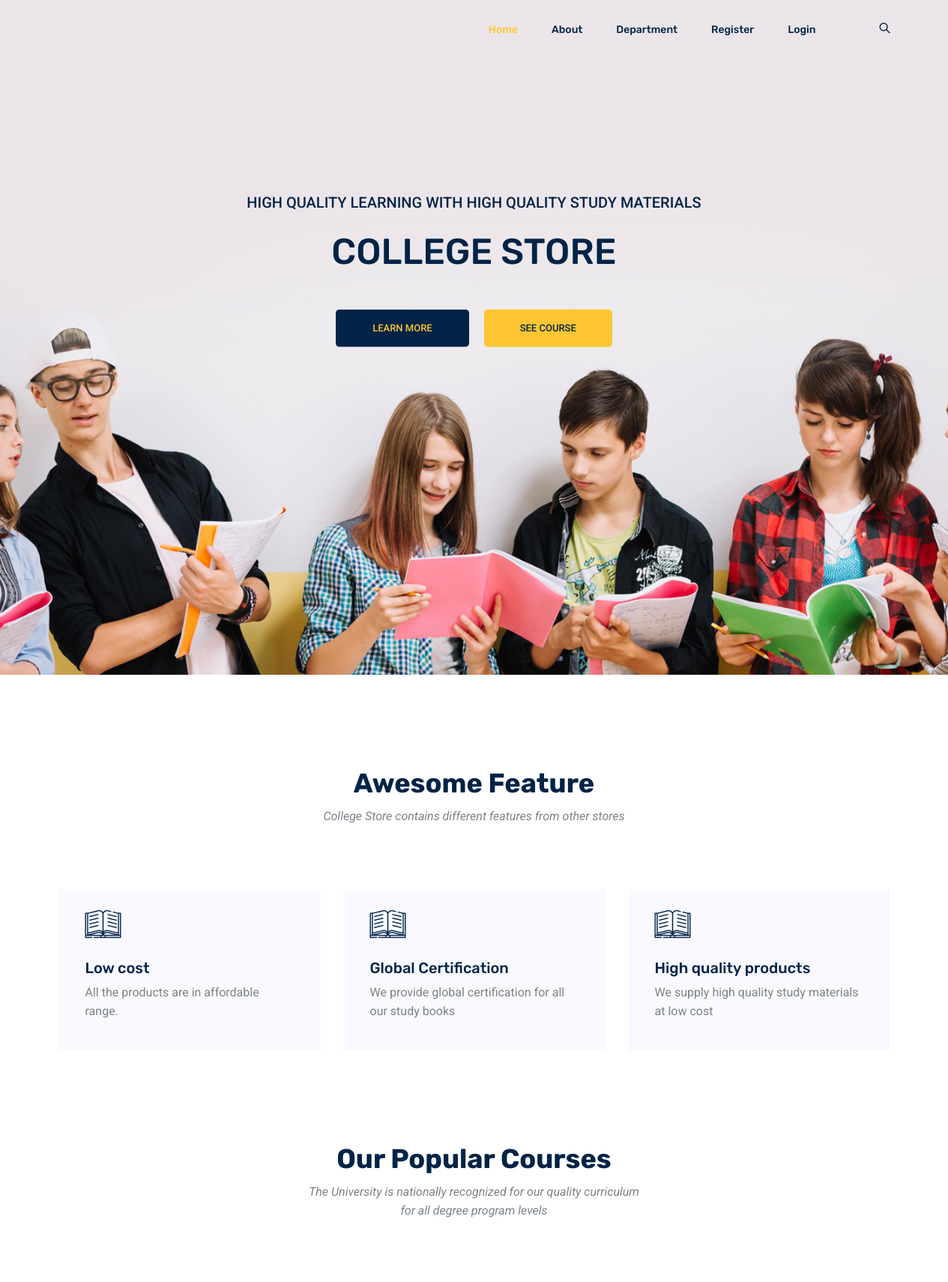
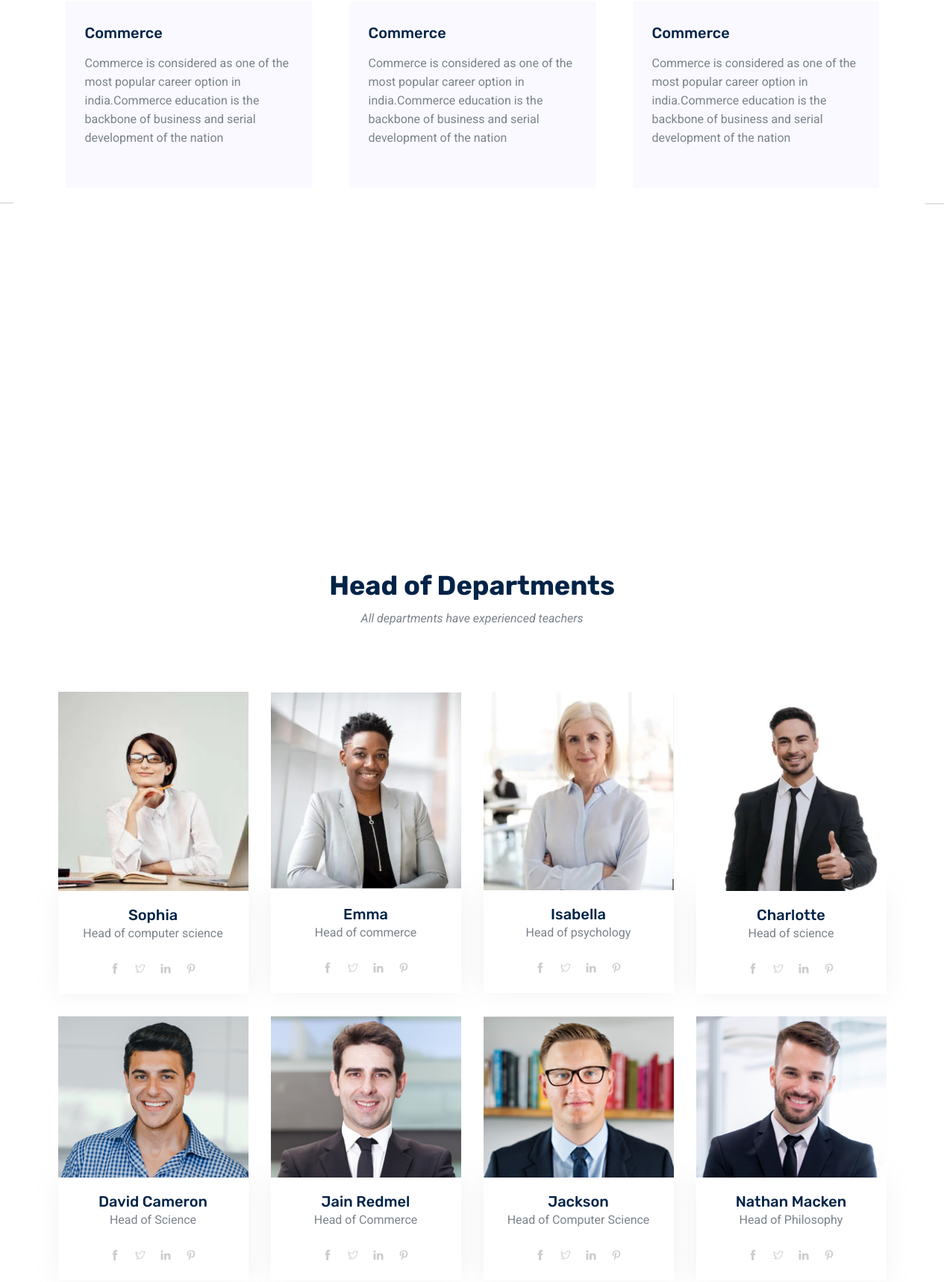
The page / (upper part) on the database its author committed (2 pictures, top to bottom).
### storeapp/models.py (models this page shows, shortened)
class features(models.Model):
    name=models.CharField(max_length=250)
    desptn=models.TextField()

class pcourses(models.Model):
    name = models.CharField(max_length=250)
    img = models.ImageField(upload_to='pics')
    desptn = models.TextField()

class trainers(models.Model):
    name = models.CharField(max_length=250)
    img = models.ImageField(upload_to='pics')
    desptn = models.TextField()

### storeapp/views.py (the view)
# urls.py: path('', views.index, name='index'),
def index(request):
    obj = features.objects.all()
    object = pcourses.objects.all()
    ob=trainers.objects.all()
    ob1=products.objects.all()
    return render(request, "index.html", {'result': obj,'resultt':object,'res':ob,'res1':ob1})

### templates/index.html (shortened to what this page needs)
{% load static %}
<!DOCTYPE html>
<html lang="en">
  <head>
    <link rel="stylesheet" href="{% static 'css/bootstrap.css' %}" />
    <link rel="stylesheet" href="{% static 'css/flaticon.css' %}" />
    <link rel="stylesheet" href="{% static 'css/themify-icons.css' %}" />
    <link rel="stylesheet" href="{% static 'vendors/owl-carousel/owl.carousel.min.css' %}" />
    <link rel="stylesheet" href="{% static 'vendors/nice-select/css/nice-select.css' %}" />
    <link rel="stylesheet" href="{% static 'css/style.css' %}" />
  </head>
  <body>
    <header class="header_area">
      <div class="main_menu">
        <nav class="navbar navbar-expand-lg navbar-light">
          <div class="container">
            <div
              class="collapse navbar-collapse offset"
              id="navbarSupportedContent">
              <ul class="nav navbar-nav menu_nav ml-auto">
                <li class="nav-item active">
                  <a class="nav-link" href="/">Home</a>
                </li>
                <li class="nav-item">
                  <a class="nav-link" href="about">About</a>
                </li>
                <li class="nav-item submenu dropdown">
                  <a
                    href="#"
                    class="nav-link dropdown-toggle"
                    data-toggle="dropdown"
                    role="button"
                    aria-haspopup="true"
                    aria-expanded="false">Department</a>
                </li>
                {% if user.is_authenticated %}
                <li>Hello {{user.username}}</li>
                <li class="nav-item">
                  <a class="nav-link" href="register/logout">Logout</a>
                </li>
                {% else %}
                <li class="nav-item">
                  <a class="nav-link" href="register/register">Register</a>
                </li>
                 <li class="nav-item">
                  <a class="nav-link" href="register/login">Login</a>
                </li>
                {% endif %}
                <li class="nav-item">
                  <a href="#" class="nav-link search" id="search">
                    <i class="ti-search"></i>
                  </a>
                </li>
              </ul>
            </div>
          </div>
        </nav>
      </div>
    </header>
    <section class="home_banner_area">
      <div class="banner_inner">
        <div class="container">
          <div class="row">
            <div class="col-lg-12">
              <div class="banner_content text-center">
                <p class="text-uppercase">
                  High quality learning with high quality study materials
                </p>
                <h2 class="text-uppercase mt-4 mb-5">
                  College Store
                </h2>
                <div>
                  <a href="about" class="primary-btn2 mb-3 mb-sm-0">learn more</a>
                  <a href="computer" class="primary-btn ml-sm-3 ml-0">see course</a>
                </div>
              </div>
            </div>
          </div>
        </div>
      </div>
    </section>
    <section class="feature_area section_gap_top">
      <div class="container">
        <div class="row justify-content-center">
          <div class="col-lg-5">
            <div class="main_title">
              <h2 class="mb-3">Awesome Feature</h2>
              <p>
                College Store contains different features from other stores
              </p>
            </div>
          </div>
        </div>
        <div class="row">
          {% for i in result %}
          <div class="col-lg-4 col-md-6">
            <div class="single_feature">
              <div class="icon"><span class="flaticon-book"></span></div>
              <div class="desc">
                <h4 class="mt-3 mb-2">{{i.name}}</h4>
                <p>{{i.desptn}}</p>
              </div>
            </div>
          </div>
         {% endfor %}
        </div>
      </div>
    </section>
    <div class="popular_courses">
      <div class="container">
        <div class="row justify-content-center">
          <div class="col-lg-5">
            <div class="main_title">
              <h2 class="mb-3">Our Popular Courses</h2>
              <p>
               The University is nationally recognized for our quality curriculum for all degree program levels
              </p>
            </div>
          </div>
        </div>
        <div class="row">
          <div class="col-lg-12">
            <div class="owl-carousel active_course">
              <div class="single_course">
                <div class="course_content">
                  <h4 class="mb-3">
                    <a href="course-details.html">Commerce</a>
                  </h4>
                  <p>Commerce is considered as one of the most popular career option in india.Commerce education is the backbone of business and serial development of the nation</p>
                </div>
              </div>
            </div>
          </div>
        </div>
      </div>
    </div>
    <section class="trainer_area section_gap_top">
      <div class="container">
        <div class="row justify-content-center">
          <div class="col-lg-5">
            <div class="main_title">
              <h2 class="mb-3">Head of Departments</h2>
              <p>
                All departments have experienced teachers
            </div>
          </div>
        </div>
        <div class="row justify-content-center d-flex align-items-center">
          {% for i in res %}
          <div class="col-lg-3 col-md-6 col-sm-12 single-trainer">
            <div class="thumb d-flex justify-content-sm-center">
              <img class="img-fluid" src="{{i.img.url}}" alt="" />
            </div>
            <div class="meta-text text-sm-center">
              <h4>{{i.name}}</h4>
              <div class="mb-4">
                <p>
                  {{i.desptn}}
                </p>
              </div>
              <div class="align-items-center justify-content-center d-flex">
                <a href="#"><i class="ti-facebook"></i></a>
                <a href="#"><i class="ti-twitter"></i></a>
                <a href="#"><i class="ti-linkedin"></i></a>
                <a href="#"><i class="ti-pinterest"></i></a>
              </div>
            </div>
          </div>
          {% endfor %}
          <div class="col-lg-3 col-md-6 col-sm-12 single-trainer">
            <div class="thumb d-flex justify-content-sm-center">
              <img class="img-fluid" src="{% static 'img/trainer/t2.jpg' %}" alt="" />
            </div>
            <div class="meta-text text-sm-center">
              <h4>David Cameron</h4>
              <div class="mb-4">
                <p>
                  Head of Science
                </p>
              </div>
              <div class="align-items-center justify-content-center d-flex">
                <a href="#"><i class="ti-facebook"></i></a>
                <a href="#"><i class="ti-twitter"></i></a>
                <a href="#"><i class="ti-linkedin"></i></a>
                <a href="#"><i class="ti-pinterest"></i></a>
              </div>
            </div>
          </div>
          <div class="col-lg-3 col-md-6 col-sm-12 single-trainer">
            <div class="thumb d-flex justify-content-sm-center">
              <img class="img-fluid" src="{% static 'img/trainer/t3.jpg' %}" alt="" />
            </div>
            <div class="meta-text text-sm-center">
              <h4>Jain Redmel</h4>
              <div class="mb-4">
                <p>
                 Head of Commerce
                </p>
              </div>
              <div class="align-items-center justify-content-center d-flex">
                <a href="#"><i class="ti-facebook"></i></a>
                <a href="#"><i class="ti-twitter"></i></a>
                <a href="#"><i class="ti-linkedin"></i></a>
                <a href="#"><i class="ti-pinterest"></i></a>
              </div>
            </div>
          </div>
          <div class="col-lg-3 col-md-6 col-sm-12 single-trainer">
            <div class="thumb d-flex justify-content-sm-center">
              <img class="img-fluid" src="{% static 'img/trainer/t1.jpg' %}" alt="" />
            </div>
            <div class="meta-text text-sm-center">
              <h4>Jackson</h4>
              <div class="mb-4">
                <p>
                 Head of Computer Science
                </p>
              </div>
              <div class="align-items-center justify-content-center d-flex">
                <a href="#"><i class="ti-facebook"></i></a>
                <a href="#"><i class="ti-twitter"></i></a>
                <a href="#"><i class="ti-linkedin"></i></a>
                <a href="#"><i class="ti-pinterest"></i></a>
              </div>
            </div>
          </div>
          <div class="col-lg-3 col-md-6 col-sm-12 single-trainer">
            <div class="thumb d-flex justify-content-sm-center">
              <img class="img-fluid" src="{% static 'img/trainer/t4.jpg' %}" alt="" />
            </div>
            <div class="meta-text text-sm-center">
              <h4>Nathan Macken</h4>
              <div class="mb-4">
                <p>
                  Head of Philosophy
                </p>
              </div>
              <div class="align-items-center justify-content-center d-flex">
                <a href="#"><i class="ti-facebook"></i></a>
                <a href="#"><i class="ti-twitter"></i></a>
                <a href="#"><i class="ti-linkedin"></i></a>
                <a href="#"><i class="ti-pinterest"></i></a>
              </div>
            </div>
          </div>
        </div>
      </div>
    </section>
  </body>
</html>

### rows shown on the page
features: name "Low cost", desptn "All the products are in affordable range."
features: name "Global Certification", desptn "We provide global certification for all our study books"
features: name "High quality products", desptn "We supply high quality study materials at low cost"
trainers: img (picture), name "Sophia", desptn "Head of computer science"
trainers: img (picture), name "Emma", desptn "Head of commerce"
trainers: img (picture), name "Isabella", desptn "Head of psychology"
trainers: img (picture), name "Charlotte", desptn "Head of science"
